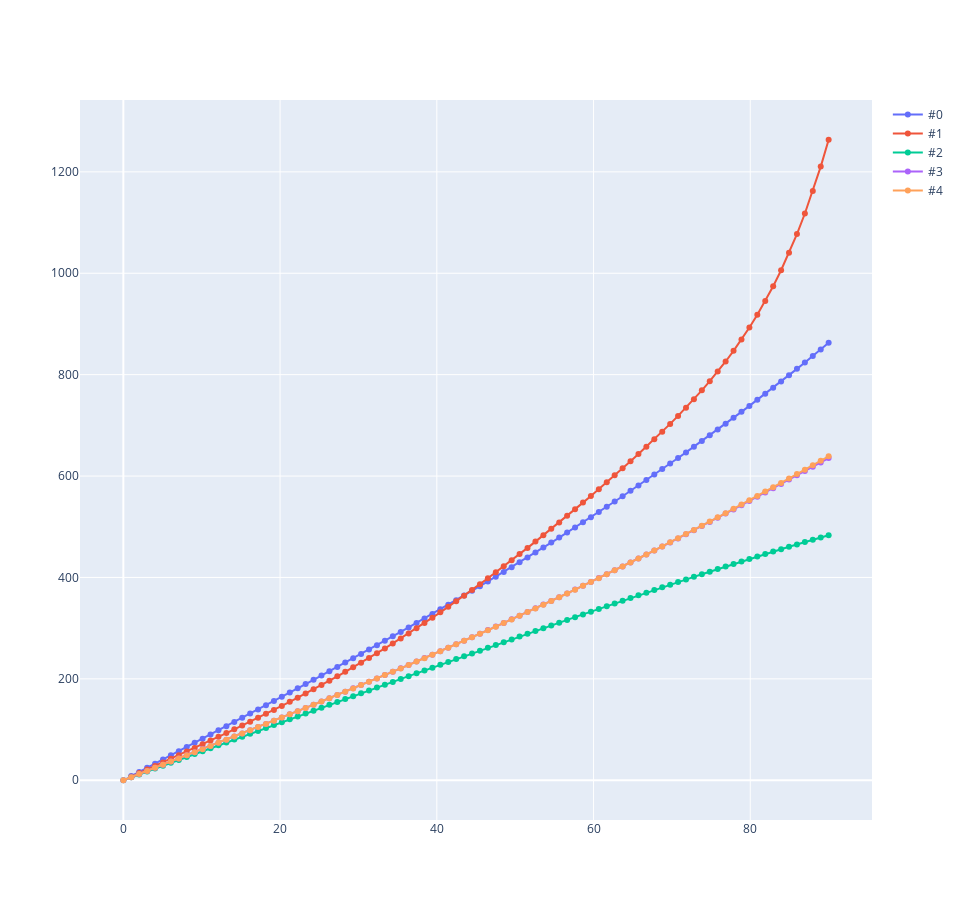

Source (notebook cell):
### Code cell
fig = go.Figure()

for i in range(len(points_2d_list)):
    points_2d = points_2d_list[i]
    print(points_2d.shape)
    r = np.linalg.norm(points_2d, axis=-1)
    print(r.shape)
    fig.add_trace(go.Scatter(x=degs, y=r, mode='lines+markers', name=f"#{i}"))

fig.update_layout(height=900, width=960)
fig.show()
